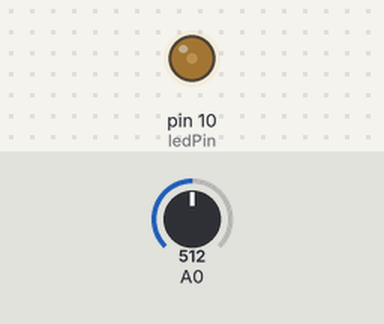
A sketch run on a simulated Arduino Uno, built with avr-gcc and run on an emulated ATmega328P. Parts: output pins drawn as LEDs (lit = HIGH). The test bench sets the inputs (shaded band); at power-on: A0 = 512.

Above: at 1.2 s.
1.3 s: A0 set to 716
At 2.5 s:
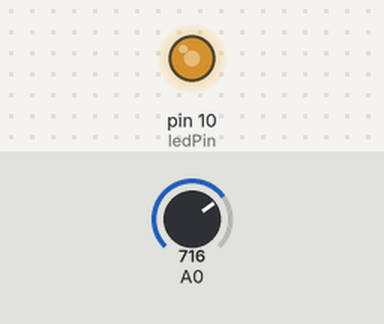
2.8 s: A0 set to 900
At 3.7 s:
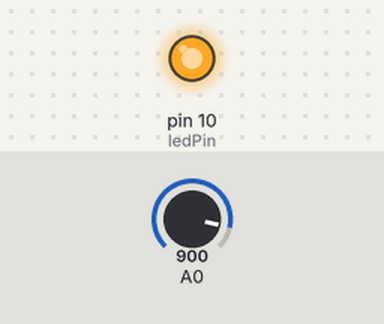
Timing chart, 0 to 5.8 s (numbered marks = the images above; inputs shaded):
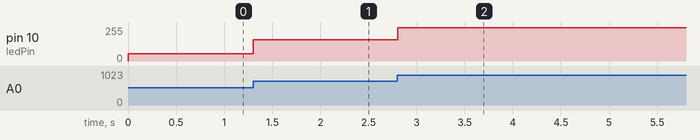

The sketch:

sketch_jun17b.ino
```cpp
/*
   通过光敏电阻检测环境光，进而控制LED灯亮度
*/
  int ledPin = 10;
  int sensorValue = 0; //保存读到的传感器模拟值
  int ledValue = 0; //保存LED灯占空比
  void setup () {
  pinMode (ledPin, OUTPUT); //数字口要选择带~号的具有pwm功能的输出口
  }
  void loop  ()  {
  sensorValue = analogRead(A0); //读取A0模拟口的数值
  ledValue = map(sensorValue, 400, 800, 0, 200); //将400到800之间的数据映射成0到200之间的数据
  analogWrite(ledPin, ledValue); //PWM控制LED灯亮度
  delay(100);
  }
```

Measured:
- after the input at 1.3 s, pin 10 (ledPin): 56/255 → 158/255 at once
- after the input at 2.8 s, pin 10 (ledPin): 158/255 → 250/255 at once
